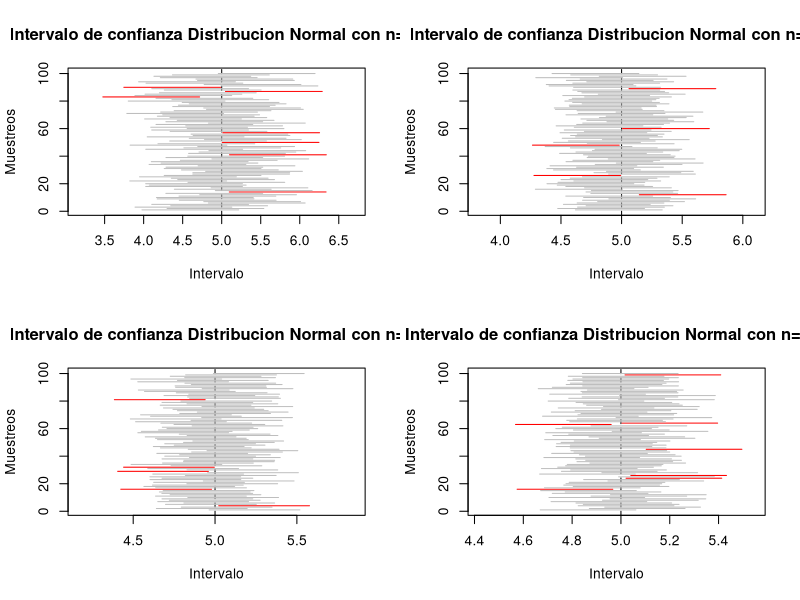

The R script that drew this image: (Note: a time limit stopped this script after it produced the figure.)

# Laboratorio 3 Metodos Estadisticos 

# Diana C. Arias Sinisterra
# Kevin S. Garcia Chica
# Cesar A. Saavedra Vanegas

#--------------- Punto 1 ---------------#

B <- 5000 ## número de experimentos
mu <- 5
sd <- 1
alpha <- 0.05
cuantil <- qnorm(1-alpha/2)

#---Para n=10---#
n1 <- 10 ## tamaño de muestra

muestras1 <- replicate(B, rnorm(n1, mu, sd))

calcula.el.intervalo1 <- function(columna) {
  
  m1 <- muestras1[, columna]
  
  sem1 <- sd(m1)/sqrt(length(m1))
  
  lim.inf1 <- mean(m1) - cuantil * sqrt(sd)/sqrt(n1)
  lim.sup1 <- mean(m1) + cuantil * sqrt(sd)/sqrt(n1)
  
  c(lim.inf1, lim.sup1)
}

#Cálculo de los nuevos intervalos#
c1=0
mis.intervalos1 <- matrix(rep(0, 10000), nrow = 2) ## matriz de ceros

for(i in 1:5000) {
  mis.intervalos1[,i] <- calcula.el.intervalo1(i)
  if (mis.intervalos1[1, i] <= mu && mis.intervalos1[2, i] >= mu){
    c1= c1+1
  }
  else{
    c1=c1
  }
}

Porcentaje1 <- c1/5000 #Proporcion de intervalos que atrapan al parametro

longitud1 <- numeric(length = B)
for (i in 1:B){
  longitud1[i]=(mis.intervalos1[2,i]-mis.intervalos1[1,i])
  longitudpro1=sum(longitud1)/B
}

#---Para n=30---#
n2 <- 30 ## tamaño de muestra

muestras2 <- replicate(B, rnorm(n2, mu, sd))

calcula.el.intervalo2 <- function(columna) {
  
  m2 <- muestras2[, columna]
  
  sem <- sd(m2)/sqrt(length(m2))
  
  lim.inf2 <- mean(m2) - cuantil * sqrt(sd)/sqrt(n2)
  lim.sup2 <- mean(m2) + cuantil * sqrt(sd)/sqrt(n2)
  
  c(lim.inf2, lim.sup2)
}

#Cálculo de los nuevos intervalos#
c2=0
mis.intervalos2 <- matrix(rep(0, 10000), nrow = 2) ## matriz de ceros

for(i in 1:5000) {
  mis.intervalos2[,i] <- calcula.el.intervalo2(i)
  if (mis.intervalos2[1, i] <= mu && mis.intervalos2[2, i] >= mu){
    c2= c2+1
  }
  else{
    c2=c2
  }
}

Porcentaje2 <- c2/5000 #Proporcion de intervalos que atrapan al parametro

longitud2 <- numeric(length = B)
for (i in 1:B){
  longitud2[i]=(mis.intervalos2[2,i]-mis.intervalos2[1,i])
  longitudpro2=sum(longitud2)/B
}

#---Para n=50---#
n3 <- 50 ## tamaño de muestra

muestras3 <- replicate(B, rnorm(n3, mu, sd))

calcula.el.intervalo3 <- function(columna) {
  
  m3 <- muestras3[, columna]
  
  sem <- sd(m3)/sqrt(length(m3))
  
  lim.inf3 <- mean(m3) - cuantil * sqrt(sd)/sqrt(n3)
  lim.sup3 <- mean(m3) + cuantil * sqrt(sd)/sqrt(n3)
  
  c(lim.inf3, lim.sup3)
}

#Cálculo de los nuevos intervalos#
c3=0
mis.intervalos3 <- matrix(rep(0, 10000), nrow = 2) ## matriz de ceros

for(i in 1:5000) {
  mis.intervalos3[,i] <- calcula.el.intervalo3(i)
  if (mis.intervalos3[1, i] <= mu && mis.intervalos3[2, i] >= mu){
    c3= c3+1
  }
  else{
    c3=c3
  }
}

Porcentaje3 <- c3/5000 #Proporcion de intervalos que atrapan al parametro

longitud3 <- numeric(length = B)
for (i in 1:B){
  longitud3[i]=(mis.intervalos3[2,i]-mis.intervalos3[1,i])
  longitudpro3=sum(longitud3)/B
}

#---Para n=100---#

n4 <- 100 ## tamaño de muestra

muestras4 <- replicate(B, rnorm(n4, mu, sd))

calcula.el.intervalo4 <- function(columna) {
  
  m4 <- muestras4[, columna]
  
  sem <- sd(m4)/sqrt(length(m4))
  
  lim.inf4 <- mean(m4) - cuantil * sqrt(sd)/sqrt(n4)
  lim.sup4 <- mean(m4) + cuantil * sqrt(sd)/sqrt(n4)
  
  c(lim.inf4, lim.sup4)
}

#Cálculo de los nuevos intervalos#
c4=0
mis.intervalos4 <- matrix(rep(0, 10000), nrow = 2) ## matriz de ceros

for(i in 1:5000) {
  mis.intervalos4[,i] <- calcula.el.intervalo4(i)
  if (mis.intervalos4[1, i] <= mu && mis.intervalos4[2, i] >= mu){
    c4= c4+1
  }
  else{
    c4=c4
  }
}

Porcentaje4 <- c4/5000 #Proporcion de intervalos que atrapan al parametro

longitud4 <- numeric(length = B)
for (i in 1:B){
  longitud4[i]=(mis.intervalos4[2,i]-mis.intervalos4[1,i])
  longitudpro4=sum(longitud4)/B
}

### Graficos ###
par(mfrow=c(2,2))
plot(1:100, type = "n",
     xlim = range(mis.intervalos1), main = "Intervalo de confianza Distribucion Normal con n=10",
     ylab = "Muestreos", xlab = "Intervalo")

abline(v = mu, lty = 2, col=("black"))

for(i in 1:100) {
  segments(mis.intervalos1[1,i], i, mis.intervalos1[2,i], i,
           col = ifelse(mis.intervalos1[1, i] < mu & mis.intervalos1[2, i] > mu, "gray", "red"))  
}

longitud1 <- numeric(length = B)
for (i in 1:B){
  longitud1[i]=(mis.intervalos1[2,i]-mis.intervalos1[1,i])
  longitudpro1=sum(longitud1)/B
}

plot(1:100, type = "n",
     xlim = range(mis.intervalos2), main = "Intervalo de confianza Distribucion Normal con n=30",
     ylab = "Muestreos", xlab = "Intervalo")

abline(v = mu, lty = 2, col=("black"))

for(i in 1:100) {
  segments(mis.intervalos2[1,i], i, mis.intervalos2[2,i], i,
           col = ifelse(mis.intervalos2[1, i] < mu & mis.intervalos2[2, i] > mu, "gray", "red"))  
}

plot(1:100, type = "n",
     xlim = range(mis.intervalos3), main = "Intervalo de confianza Distribucion Normal con n=50",
     ylab = "Muestreos", xlab = "Intervalo")

abline(v = mu, lty = 2, col=("black"))

for(i in 1:100) {
  segments(mis.intervalos3[1,i], i, mis.intervalos3[2,i], i,
           col = ifelse(mis.intervalos3[1, i] < mu & mis.intervalos3[2, i] > mu, "gray", "red"))  
}

plot(1:100, type = "n",
     xlim = range(mis.intervalos4), main = "Intervalo de confianza Distribucion Normal con n=100",
     ylab = "Muestreos", xlab = "Intervalo")

abline(v = mu, lty = 2, col=("black"))

for(i in 1:100) {
  segments(mis.intervalos4[1,i], i, mis.intervalos4[2,i], i,
           col = ifelse(mis.intervalos4[1, i] < mu & mis.intervalos4[2, i] > mu, "gray", "red"))  
}

#-------------------------------------------------------------#
# Para una Exponencial
B <- 5000 ## número de experimentos
n <- 100 ## tamaño de muestra
mu <- 5
sd <- 25
alpha <- 0.05
cuantil <- qexp(1-alpha/2)

muestras <- replicate(B, rexp(n, mu))


calcula.el.intervalo <- function(columna) {
  
  m <- muestras[, columna]
  
  sem <- sd(m)/sqrt(length(m))
  
  lim.inf <- mean(1/m) - cuantil * sqrt(sd)/sqrt(n)
  lim.sup <- mean(1/m) + cuantil * sqrt(sd)/sqrt(n)
  
  c(lim.inf, lim.sup)
}

#---Cálculo de los nuevos intervalos---#
c=0
mis.intervalos <- matrix(rep(0, 10000), nrow = 2) ## matriz de ceros

for(i in 1:5000) {
  mis.intervalos[,i] <- calcula.el.intervalo(i)
  if (mis.intervalos[1, i] <= mu && mis.intervalos[2, i] >= mu){
    c= c+1
  }
  else{
    c=c
  }
}

Porcentaje <- c/5000 #Proporcion de intervalos que atrapan al parametro

longitud <- numeric(length = B)
for (i in 1:B){
  longitud[i]=(mis.intervalos[2,i]-mis.intervalos[1,i])
  longitudpro=sum(longitud)/B
}

#--------------- Punto 4 ---------------#
  


#--------------- Punto 7 ---------------#
################   Parametros de las distribuciones #######################

k=100               ## Parametro de forma de la gamma
lambda_ga=0.5       ## Parametro de escala de la gamma
media=200           ## Media de la normal y parametro de locacion de laplace
sigma=sqrt(400)     ## Desviacion estandar de la normal
c=200 		    ## Parametro uniforme
d=600 		    ## Parametro uniforme

########################      distribucion normal    ##################################
cv_r=sigma/media    ## Coeficiente de variaciÛn
alpha=0.05          ## Trabajamos con un nivel de confianza del 0.05
nsim=5000           ## numero de simulaciones
nsim2=100          ## Numero de remuestras
n<-c(5,seq(10,100,10)) ## TamaÒo de muestras

tabla_sd<-matrix(nrow=11,ncol=6)               ## Matriz que almacena los 
colnames(tabla_sd)<-c("L.I 1","C.I 1", "L.I 2" #valores de la longitud media 
                      ,"C.I 2","L.I 3","C.I 3")#y la cobertura media de cada 
rownames(tabla_sd)<-c("5","10","20","30","40"  #intervalo para cada tamaÒo 
                      ,"50","60", "70","80",   #de muestra para la desviacion
                      "90","100")

tabla_cv<-matrix(nrow=11,ncol=8)               ## Matriz que almacena los 
colnames(tabla_cv)<-c("L.I 1","C.I 1", "L.I 2" #valores de la longitud media 
                      ,"C.I 2","L.I 3","C.I 3",#y la cobertura media de cada
                      "L.I 4", "C.I 4")        #intervalo para cada tamaÒo 
rownames(tabla_cv)<-c("5","10","20","30",      #de muestra para la desviacion
                      "40","50","60",
                      "70","80","90","100")

dist<-function(n,a,b){    ## Ditribucion a evaluar 
  x<-rnorm(n,a,b)
}

###################### Intevalos para la desviaciÛn #########################

for(l in 1:length(n)){
  a=0      
  b=0
  long1=0   ## Vector de longitudes para el estimador 1
  long2=0   ## Vector de longitudes para el estimador 2
  contador1=0
  contador2=0
  p=1/(2*sqrt(n[l]-4)) ##Proporcion para el promedio recortado
  for(m in 1:nsim){
    x<-dist(n[l],media,sigma)   ## Distribucion a evaluar
    
    ##Calcular ro4 #######
    
    for(j in 1:n[l]){    
      b= b+((x[j]-mean(x))^2)  ## Denominador de ro
    }
    for(i in 1:n[l]){
      a=a+(((x[i]-mean(x, trim=p))^4)/(b^2)) #### ro4/n
    }
    r=n[l]*a  ## Ro 4
    
    ##Calcular c
    c=n[l]/(n[l]+qnorm((alpha/2),0,1))
    
    ## Calcular se
    se=c*(sqrt(((r*(n[l]-3))/n[l])/(n[l]-1)))
    
    ##Limites de los intervalos 
    
    #### Intervalo 1
    
    li1=sqrt(exp(log(c*var(x))+(qnorm((alpha/2),0,1)*se))) ## Inferior
    ls1=sqrt(exp(log(c*var(x))+(qnorm((1-(alpha/2)),0,1)*se))) ## Superior
    
    ## Intervalo 2
    
    li2<-sqrt(((n[l]-1)*var(x))/qchisq(1-(alpha/2),n[l]-1)) ## Inferior
    ls2<-sqrt(((n[l]-1)*var(x))/qchisq((alpha/2),n[l]-1)) ## Superior
    
    ## Calculo de la longitud
    
    long1[m]<- ls1-li1 ##Longitud intervalo 1
    long2[m]<- ls2-li2 ## Longitud intervalo 2
    
    if (sigma>=li1 & sigma<=ls1){
      contador1= contador1+1}   
    
    if (sigma>=li2 & sigma<=ls2){
      contador2= contador2+1 }
  } 
  
  ## Almacenamos todos los valores para cada n en un matriz
  
  tabla_sd[l,1]=mean(long1)
  tabla_sd[l,3]=mean(long2)
  tabla_sd[l,2]=contador1/nsim
  tabla_sd[l,4]=contador2/nsim
}

##### Intervalo bootrap para la desviaciÛn estandar 

sd_boot=0  ## Vector para la distribcion de la desviaciÛn

for(m in 1:length(n)){
  long7=0  ## vector de longitudes
  contador7=0 
  for(l in 1:nsim){
    x<-dist(n[m],media,sigma) ## Muestra de la distribucon a evaluar
    for(j in 1:nsim2){
      mues_boot<-sample(x,n[m],replace=T) ## Muestras con reemplazo
      sd_boot[j]= sd(mues_boot)}
    li7=quantile(sd_boot, (alpha/2))  #limite inferior
    ls7=quantile(sd_boot, 1-(alpha/2)) #limite superior
    
    long7[l]=ls7-li7  ## Calculo de la longitud
    
    if(sigma>=li7 & sigma<=ls7){
      contador7=contador7+1}   
  }
  tabla_sd[m,5]=mean(long7)  ## Longitud promedio
  tabla_sd[m,6]=contador7/nsim ## Cobertura
}

tabla_sd
############ Intervalos de confianza para CV #######################

for(j in 1:length(n)){
  long3=0  ## Vector de longitudes para el intervalo 1
  long4=0  ## Vector de longitudes para el intervalo 2 
  long5=0  ## Vector de longitudes para el intervalo 3
  contador3=0
  contador4=0
  contador5=0
  
  for(i in 1:nsim){ 
    x<-dist(n[j],media,sigma) ## distribucion a evaluar
    
    cv= sd(x)/mean(x)  ## Coeficiente de varianciÛn estiamado
    
    ## Inverlo 1
    li3=cv+(qnorm((alpha/2),0,1)*sqrt(1/(n[j]-1))*(cv^2)*(0.5+(cv^2)))
    ls3=cv+(qnorm(1-(alpha/2),0,1)*sqrt(1/(n[j]-1))*(cv^2)*(0.5+(cv^2)))
    
    ## Intervalo 2
    li4=((sqrt((n[j]-1))*cv)/(sqrt(qchisq(1-(alpha/2),n[j]-1))))
    ls4=((sqrt((n[j]-1))*cv)/(sqrt(qchisq((alpha/2),n[j]-1))))
    
    ## Intervalo 3
    li5=cv+(qnorm((alpha/2),0,1)*(sqrt((cv^4)+0.5*(cv^2))/sqrt(n[j])))
    ls5=cv+(qnorm(1-(alpha/2),0,1)*(sqrt((cv^4)+0.5*(cv^2))/sqrt(n[j])))
    
    ## Calculo de la Longitud
    
    long3[i]=ls3-li3
    long4[i]=ls4-li4
    long5[i]=ls5-li5
    
    # Calculo de la Cobertura para cada intervalo 
    if (cv_r>=li3 & cv_r<=ls3){
      contador3= contador3+1}
    
    if (cv_r>=li4 & cv_r<=ls4){
      contador4= contador4+1}
    
    if (cv_r>=li5 & cv_r<=ls5){
      contador5= contador5+1}
  }
  
  tabla_cv[j,1]=mean(long3)
  tabla_cv[j,3]=mean(long4)
  tabla_cv[j,5]=mean(long5)
  tabla_cv[j,2]=contador3/nsim
  tabla_cv[j,4]=contador4/nsim
  tabla_cv[j,6]=contador5/nsim
}

##### Intervalo bootrap para el coeficiente de variaciÛn ###############
cv_boot=0

for(m in 1:length(n)){
  cober6=0
  long6=0
  contador6=0
  for(l in 1:nsim){
    x<-dist(n[m],media,sigma)
    for(j in 1:nsim2){
      mues_boot<-sample(x,n[m],replace=T) ## Muestras con reemplazo
      cv_boot[j]= sd(mues_boot)/mean(mues_boot) }
    li6=quantile(cv_boot, (alpha/2))
    ls6=quantile(cv_boot, 1-(alpha/2))
    
    long6[l]=ls6-li6
    
    if(cv_r>=li6 & cv_r<=ls6){
      contador6=contador6+1}   
  }
  tabla_cv[m,7]=mean(long6)
  tabla_cv[m,8]=contador6/nsim
}
####### Graficas ########
par(mfrow=c(1,2))
plot(tabla_sd[,2],main="Cobertura de los intervalos para sd
     en la distribucion Normal",col="red",type="o",
     xaxt='n',ylim=c(0,1),pch=5,xlab="Tamaño muestra",
     ylab="Proporcion de aceptados")
axis(1,1:length(n),n)
lines(tabla_sd[,4],col="blue",type="o")
lines(tabla_sd[,6],type="b")
abline(h=1-alpha,col="green")
legend(5,0.7,c("alpha","estimador 1","estimador 2","Bootstrap"),
       col=c("green","red","blue","black"),lty=c(1,1),cex=0.8)

plot(tabla_sd[,1],main="Longitud de los intervalos para sd
     en la distribucion Normal",col="red",type="o",
     xaxt='n',ylim=c(0,max(tabla_sd[,1])),pch=5,xlab="Tamaño muestra",
     ylab="Longitud")
axis(1,1:length(n),n)
lines(tabla_sd[,3],col="blue",type="o")
lines(tabla_sd[,5],type="b")
legend(5,90,c("estimador 1","estimador 2","Bootstrap"),
       col=c("red","blue","black"),lty=c(1,1),cex=0.8 )

par(mfrow=c(1,2))
plot(tabla_cv[,2],main="Cobertura de los intervalos para CV
     en la distribucion Normal",col="red",type="o",
     xaxt='n',ylim=c(0,1),pch=5,xlab="Tamaño muestra",
     ylab="Proporcion de aceptados")
axis(1,1:length(n),n)
lines(tabla_cv[,4],col="blue",type="o")
lines(tabla_cv[,6],type="b")
lines(tabla_cv[,8], col="purple", type="o")
abline(h=1-alpha,col="green")
legend(5,0.85,c("alpha","estimador 1","estimador 2","estimador 3","Bootstrap"),
       col=c("green","red","blue","purple","black"),lty=c(1,1),cex=0.8)

plot(tabla_cv[,1],main="Longitud de los intervalos para CV
     en la distribucion Normal",col="red",type="o",
     xaxt='n',ylim=c(0,max(tabla_cv)),pch=5,xlab="Tamaño muestra",
     ylab="Longitud")
axis(1,1:length(n),n)
lines(tabla_cv[,3],col="blue",type="o")
lines(tabla_cv[,5],type="b")
lines(tabla_cv[,7], col="purple", type="o")
legend(5,0.85,c("estimador 1","estimador 2","estimador 3","Bootstrap"),
       col=c("red","blue","purple","black"),lty=c(1,1),cex=0.8) 

################ distribucion Gamma #######################
tabla_cv<-matrix(nrow=11,ncol=8)               ## Matriz que almacena los 
colnames(tabla_cv)<-c("L.I 1","C.I 1", "L.I 2" #valores de la longitud media 
                      ,"C.I 2","L.I 3","C.I 3",#y la cobertura media de cada
                      "L.I 4", "C.I 4")        #intervalo para cada tamaÒo 
rownames(tabla_cv)<-c("5","10","20","30",      #de muestra para la desviacion
                      "40","50","60",
                      "70","80","90","100")
tabla_sd<-matrix(nrow=11,ncol=6)               ## Matriz que almacena los 
colnames(tabla_sd)<-c("L.I 1","C.I 1", "L.I 2" #valores de la longitud media 
                      ,"C.I 2","L.I 3","C.I 3")#y la cobertura media de cada 
rownames(tabla_sd)<-c("5","10","20","30","40"  #intervalo para cada tamaÒo 
                      ,"50","60", "70","80",   #de muestra para la desviacion
                      "90","100")

alpha=0.05
k=100               ## Parametro de forma de la gamma
lambda_ga=0.5       ## Parametro de escala de la gamma
sigma=sqrt(400) 
cv_g=1/sqrt(100) 
nsim=5000           ## numero de simulaciones
nsim2=100          ## Numero de remuestras
n<-c(5,seq(10,100,10)) ## TamaÒo de muestras

for(l in 1:length(n)){
  a=0      
  b=0
  long1=0   ## Vector de longitudes para el estimador 1
  long2=0   ## Vector de longitudes para el estimador 2
  contador1=0
  contador2=0
  p=1/(2*sqrt(n[l]-4)) ##Proporcion para el promedio recortado
  for(m in 1:nsim){
    x<-rgamma(n[l],shape=k,scale=lambda_ga)  ## Distribucion a evaluar
    
    ##Calcular ro4 #######
    
    for(j in 1:n[l]){    
      b= b+((x[j]-mean(x))^2)  ## Denominador de ro
    }
    for(i in 1:n[l]){
      a=a+(((x[i]-mean(x, trim=p))^4)/(b^2)) #### ro4/n
    }
    r=n[l]*a  ## Ro 4
    
    ##Calcular c
    c=n[l]/(n[l]+qnorm((alpha/2),0,1))
    
    ## Calcular se
    se=c*(sqrt(((r*(n[l]-3))/n[l])/(n[l]-1)))
    
    ##Limites de los intervalos 
    
    #### Intervalo 1
    
    li1=sqrt(exp(log(c*var(x))+(qnorm((alpha/2),0,1)*se))) ## Inferior
    ls1=sqrt(exp(log(c*var(x))+(qnorm((1-(alpha/2)),0,1)*se))) ## Superior
    
    ## Intervalo 2
    
    li2<-sqrt(((n[l]-1)*var(x))/qchisq(1-(alpha/2),n[l]-1)) ## Inferior
    ls2<-sqrt(((n[l]-1)*var(x))/qchisq((alpha/2),n[l]-1)) ## Superior
    
    ## Calculo de la longitud
    
    long1[m]<- ls1-li1 ##Longitud intervalo 1
    long2[m]<- ls2-li2 ## Longitud intervalo 2
    
    if (sigma>=li1 & sigma<=ls1){
      contador1= contador1+1}   
    
    if (sigma>=li2 & sigma<=ls2){
      contador2= contador2+1 }
  } 
  
  ## Almacenamos todos los valores para cada n en un matriz
  
  tabla_sd[l,1]=mean(long1)
  tabla_sd[l,3]=mean(long2)
  tabla_sd[l,2]=contador1/nsim
  tabla_sd[l,4]=contador2/nsim
}

##### Intervalo bootrap para la desviaciÛn estandar 

sd_boot=0  ## Vector para la distribcion de la desviaciÛn

for(m in 1:length(n)){
  long7=0  ## vector de longitudes
  contador7=0 
  for(l in 1:nsim){
    x<-rgamma(n[m],shape=k,scale=lambda_ga) ## Muestra de la distribucon a evaluar
    for(j in 1:nsim2){
      mues_boot<-sample(x,n,replace=T) ## Muestras con reemplazo
      sd_boot[j]= sd(mues_boot)}
    li7=quantile(sd_boot, (alpha/2))  #limite inferior
    ls7=quantile(sd_boot, 1-(alpha/2)) #limite superior
    
    long7[l]=ls7-li7  ## Calculo de la longitud
    if(sigma>=li7 & sigma<=ls7){
      contador7=contador7+1}   
  }
  tabla_sd[m,5]=mean(long7)  ## Longitud promedio
  tabla_sd[m,6]=contador7/nsim ## Cobertura
}

tabla_sd
############ Intervalos de confianza para CV #######################

for(j in 1:length(n)){
  long3=0  ## Vector de longitudes para el intervalo 1
  long4=0  ## Vector de longitudes para el intervalo 2 
  long5=0  ## Vector de longitudes para el intervalo 3
  contador3=0
  contador4=0
  contador5=0
  
  for(i in 1:nsim){ 
    x<-rgamma(n[j],shape=k,scale=lambda_ga) ## distribucion a evaluar
    
    cv= sd(x)/mean(x)  ## Coeficiente de varianciÛn estiamado
    
    ## Inverlo 1
    li3=cv+(qnorm((alpha/2),0,1)*sqrt(1/(n[j]-1))*(cv^2)*(0.5+(cv^2)))
    ls3=cv+(qnorm(1-(alpha/2),0,1)*sqrt(1/(n[j]-1))*(cv^2)*(0.5+(cv^2)))
    
    ## Intervalo 2
    li4=((sqrt((n[j]-1))*cv)/(sqrt(qchisq(1-(alpha/2),n[j]-1))))
    ls4=((sqrt((n[j]-1))*cv)/(sqrt(qchisq((alpha/2),n[j]-1))))
    
    ## Intervalo 3
    li5=cv+(qnorm((alpha/2),0,1)*(sqrt((cv^4)+0.5*(cv^2))/sqrt(n[j])))
    ls5=cv+(qnorm(1-(alpha/2),0,1)*(sqrt((cv^4)+0.5*(cv^2))/sqrt(n[j])))
    
    ## Calculo de la Longitud
    
    long3[i]=ls3-li3
    long4[i]=ls4-li4
    long5[i]=ls5-li5
    
    # Calculo de la Cobertura para cada intervalo 
    if (cv_g>=li3 & cv_g<=ls3){
      contador3= contador3+1}
    
    if (cv_g>=li4 & cv_g<=ls4){
      contador4= contador4+1}
    
    if (cv_g>=li5 & cv_g<=ls5){
      contador5= contador5+1}
  }
  
  tabla_cv[j,1]=mean(long3)
  tabla_cv[j,3]=mean(long4)
  tabla_cv[j,5]=mean(long5)
  tabla_cv[j,2]=contador3/nsim
  tabla_cv[j,4]=contador4/nsim
  tabla_cv[j,6]=contador5/nsim
}

##### Intervalo bootrap para el coeficiente de variaciÛn ###############
cv_boot=0

for(m in 1:length(n)){
  cober6=0
  long6=0
  contador6=0
  for(l in 1:nsim){
    x<-rgamma(n[m],shape=k,scale=lambda_ga)
    for(j in 1:nsim2){
      mues_boot<-sample(x,n,replace=T) ## Muestras con reemplazo
      cv_boot[j]= sd(mues_boot)/mean(mues_boot) }
    li6=quantile(cv_boot, (alpha/2))
    ls6=quantile(cv_boot, 1-(alpha/2))
    
    long6[l]=ls6-li6
    
    if(cv_g>=li6 & cv_g<=ls6){
      contador6=contador6+1}   
  }
  tabla_cv[m,7]=mean(long6)
  tabla_cv[m,8]=contador6/nsim
}

####### Graficas ########
par(mfrow=c(1,2))
plot(tabla_sd[,2],main="Cobertura de los intervalos para sd
     en la distribucion Gamma",col="red",type="o",
     xaxt='n',ylim=c(0.6,1),pch=5,xlab="Tamaño de muestra",
     ylab="Proporcion de aceptados")
axis(1,1:length(n),n)
lines(tabla_sd[,4],col="blue",type="o")
lines(tabla_sd[,6],type="b")
abline(h=1-alpha,col="green")
legend(5,0.85,c("alpha","estimador 1","estimador 2","Bootstrap"),
       col=c("green","red","blue","black"),lty=c(1,1),cex=0.8)

plot(tabla_sd[,1],main="Longitud de los intervalos para sd
     en la distribucion Gamma",col="red",type="o",
     xaxt='n',ylim=c(0,max(tabla_sd[,1])),pch=5,xlab="Tamaño de muestra",
     ylab="Proporcion de aceptados")
axis(1,1:length(n),n)
lines(tabla_sd[,3],col="blue",type="o")
lines(tabla_sd[,5],type="b")
legend(5,15,c("estimador 1","estimador 2","Bootstrap"),
       col=c("red","blue","black"),lty=c(1,1),cex=0.8)

par(mfrow=c(1,2))
plot(tabla_cv[,2],main="Cobertura de los intervalos para CV
     en la distribucion Gamma",col="red",type="o",
     xaxt='n',ylim=c(0,1),pch=5,xlab="Tamaño de muestra",
     ylab="Proporcion de aceptados")
axis(1,1:length(n),n)
lines(tabla_cv[,4],col="blue",type="o")
lines(tabla_cv[,6],type="b")
lines(tabla_cv[,8], col="purple", type="o")
abline(h=1-alpha,col="green")
legend(5,0.85,c("alpha","estimador 1","estimador 2","estimador 3","Bootstrap"),
       col=c("green","red","blue","purple","black"),lty=c(1,1),cex=0.8)

plot(tabla_cv[,1],main="Longitud de los intervalos para CV
     en la distribucion Gamma",col="red",type="o",
     xaxt='n',ylim=c(0,max(tabla_cv)),pch=5,xlab="Tamaño de muestra",
     ylab="Proporcion de aceptados")
axis(1,1:length(n),n)
lines(tabla_cv[,3],col="blue",type="o")
lines(tabla_cv[,5],type="b")
lines(tabla_cv[,7], col="purple", type="o")
legend(5,0.85,c("estimador 1","estimador 2","estimador 3","Bootstrap"),
       col=c("red","blue","purple","black"),lty=c(1,1),cex=0.8) 

########################     distribucion Uniforme   ##################################
cv_r=sigma/media    ## Coeficiente de variaciÛn
alpha=0.05          ## Trabajamos con un nivel de confianza del 0.05
nsim=5000           ## numero de simulaciones
nsim2=100          ## Numero de remuestras
n<-c(5,seq(10,100,10)) ## TamaÒo de muestras

tabla_sd<-matrix(nrow=11,ncol=6)               ## Matriz que almacena los 
colnames(tabla_sd)<-c("L.I 1","C.I 1", "L.I 2" #valores de la longitud media 
                      ,"C.I 2","L.I 3","C.I 3")#y la cobertura media de cada 
rownames(tabla_sd)<-c("5","10","20","30","40"  #intervalo para cada tamaÒo 
                      ,"50","60", "70","80",   #de muestra para la desviacion
                      "90","100")

tabla_cv<-matrix(nrow=11,ncol=8)               ## Matriz que almacena los 
colnames(tabla_cv)<-c("L.I 1","C.I 1", "L.I 2" #valores de la longitud media 
                      ,"C.I 2","L.I 3","C.I 3",#y la cobertura media de cada
                      "L.I 4", "C.I 4")        #intervalo para cada tamaÒo 
rownames(tabla_cv)<-c("5","10","20","30",      #de muestra para la desviacion
                      "40","50","60",
                      "70","80","90","100")

dist<-function(n,a,b){    ## Ditribucion a evaluar 
  x<-runif(n,a,b)
}

###################### Intevalos para la desviaciÛn #########################

for(l in 1:length(n)){
  a=0      
  b=0
  long1=0   ## Vector de longitudes para el estimador 1
  long2=0   ## Vector de longitudes para el estimador 2
  contador1=0
  contador2=0
  p=1/(2*sqrt(n[l]-4)) ##Proporcion para el promedio recortado
  for(m in 1:nsim){
    x<-dist(n[l],c,d)   ## Distribucion a evaluar
    
    ##Calcular ro4 #######
    
    for(j in 1:n[l]){    
      b= b+((x[j]-mean(x))^2)  ## Denominador de ro
    }
    for(i in 1:n[l]){
      a=a+(((x[i]-mean(x, trim=p))^4)/(b^2)) #### ro4/n
    }
    r=n[l]*a  ## Ro 4
    
    ##Calcular c
    c=n[l]/(n[l]+qnorm((alpha/2),0,1))
    
    ## Calcular se
    se=c*(sqrt(((r*(n[l]-3))/n[l])/(n[l]-1)))
    
    ##Limites de los intervalos 
    
    #### Intervalo 1
    
    li1=sqrt(exp(log(c*var(x))+(qnorm((alpha/2),0,1)*se))) ## Inferior
    ls1=sqrt(exp(log(c*var(x))+(qnorm((1-(alpha/2)),0,1)*se))) ## Superior
    
    ## Intervalo 2
    
    li2<-sqrt(((n[l]-1)*var(x))/qchisq(1-(alpha/2),n[l]-1)) ## Inferior
    ls2<-sqrt(((n[l]-1)*var(x))/qchisq((alpha/2),n[l]-1)) ## Superior
    
    ## Calculo de la longitud
    
    long1[m]<- ls1-li1 ##Longitud intervalo 1
    long2[m]<- ls2-li2 ## Longitud intervalo 2
    
    if (sigma>=li1 & sigma<=ls1){
      contador1= contador1+1}   
    
    if (sigma>=li2 & sigma<=ls2){
      contador2= contador2+1 }
  } 
  
  ## Almacenamos todos los valores para cada n en un matriz
  
  tabla_sd[l,1]=mean(long1)
  tabla_sd[l,3]=mean(long2)
  tabla_sd[l,2]=contador1/nsim
  tabla_sd[l,4]=contador2/nsim
}

##### Intervalo bootrap para la desviaciÛn estandar 

sd_boot=0  ## Vector para la distribcion de la desviaciÛn

for(m in 1:length(n)){
  long7=0  ## vector de longitudes
  contador7=0 
  for(l in 1:nsim){
    x<-dist(n[m],c,d) ## Muestra de la distribucon a evaluar
    for(j in 1:nsim2){
      mues_boot<-sample(x,n[m],replace=T) ## Muestras con reemplazo
      sd_boot[j]= sd(mues_boot)}
    li7=quantile(sd_boot, (alpha/2))  #limite inferior
    ls7=quantile(sd_boot, 1-(alpha/2)) #limite superior
    
    long7[l]=ls7-li7  ## Calculo de la longitud
    
    if(sigma>=li7 & sigma<=ls7){
      contador7=contador7+1}   
  }
  tabla_sd[m,5]=mean(long7)  ## Longitud promedio
  tabla_sd[m,6]=contador7/nsim ## Cobertura
}

tabla_sd
############ Intervalos de confianza para CV #######################

for(j in 1:length(n)){
  long3=0  ## Vector de longitudes para el intervalo 1
  long4=0  ## Vector de longitudes para el intervalo 2 
  long5=0  ## Vector de longitudes para el intervalo 3
  contador3=0
  contador4=0
  contador5=0
  
  for(i in 1:nsim){ 
    x<-dist(n[j],c,d) ## distribucion a evaluar
    
    cv= sd(x)/mean(x)  ## Coeficiente de varianciÛn estiamado
    
    ## Inverlo 1
    li3=cv+(qnorm((alpha/2),0,1)*sqrt(1/(n[j]-1))*(cv^2)*(0.5+(cv^2)))
    ls3=cv+(qnorm(1-(alpha/2),0,1)*sqrt(1/(n[j]-1))*(cv^2)*(0.5+(cv^2)))
    
    ## Intervalo 2
    li4=((sqrt((n[j]-1))*cv)/(sqrt(qchisq(1-(alpha/2),n[j]-1))))
    ls4=((sqrt((n[j]-1))*cv)/(sqrt(qchisq((alpha/2),n[j]-1))))
    
    ## Intervalo 3
    li5=cv+(qnorm((alpha/2),0,1)*(sqrt((cv^4)+0.5*(cv^2))/sqrt(n[j])))
    ls5=cv+(qnorm(1-(alpha/2),0,1)*(sqrt((cv^4)+0.5*(cv^2))/sqrt(n[j])))
    
    ## Calculo de la Longitud
    
    long3[i]=ls3-li3
    long4[i]=ls4-li4
    long5[i]=ls5-li5
    
    # Calculo de la Cobertura para cada intervalo 
    if (cv_r>=li3 & cv_r<=ls3){
      contador3= contador3+1}
    
    if (cv_r>=li4 & cv_r<=ls4){
      contador4= contador4+1}
    
    if (cv_r>=li5 & cv_r<=ls5){
      contador5= contador5+1}
  }
  
  tabla_cv[j,1]=mean(long3)
  tabla_cv[j,3]=mean(long4)
  tabla_cv[j,5]=mean(long5)
  tabla_cv[j,2]=contador3/nsim
  tabla_cv[j,4]=contador4/nsim
  tabla_cv[j,6]=contador5/nsim
}

##### Intervalo bootrap para el coeficiente de variaciÛn ###############
cv_boot=0

for(m in 1:length(n)){
  cober6=0
  long6=0
  contador6=0
  for(l in 1:nsim){
    x<-dist(n[m],c,d)
    for(j in 1:nsim2){
      mues_boot<-sample(x,n[m],replace=T) ## Muestras con reemplazo
      cv_boot[j]= sd(mues_boot)/mean(mues_boot) }
    li6=quantile(cv_boot, (alpha/2))
    ls6=quantile(cv_boot, 1-(alpha/2))
    
    long6[l]=ls6-li6
    
    if(cv_r>=li6 & cv_r<=ls6){
      contador6=contador6+1}   
  }
  tabla_cv[m,7]=mean(long6)
  tabla_cv[m,8]=contador6/nsim
}
####### Graficas ########
par(mfrow=c(1,2))
plot(tabla_sd[,2],main="Cobertura de los intervalos para sd
     en la distribucion uniforme",col="red",type="o",
     xaxt='n',ylim=c(0,1),pch=5,xlab="Tamaño de muestra",
     ylab="Proporcion de aceptados")
axis(1,1:length(n),n)
lines(tabla_sd[,4],col="blue",type="o")
lines(tabla_sd[,6],type="b")
abline(h=1-alpha,col="green")
legend(5,0.7,c("alpha","estimador 1","estimador 2","Bootstrap"),
       col=c("green","red","blue","black"),lty=c(1,1),cex=0.8)

plot(tabla_sd[,1],main="Longitud de los intervalos para sd
     en la distribucion uniforme",col="red",type="o",
     xaxt='n',ylim=c(0,max(tabla_sd[,1])),pch=5,xlab="Tamaño de muestra",
     ylab="Longitud")
axis(1,1:length(n),n)
lines(tabla_sd[,3],col="blue",type="o")
lines(tabla_sd[,5],type="b")
legend(5,550,c("estimador 1","estimador 2","Bootstrap"),
       col=c("red","blue","black"),lty=c(1,1),cex=0.8 )

par(mfrow=c(1,2))
plot(tabla_cv[,2],main="Cobertura de los intervalos para CV
     en la distribucion uniforme",col="red",type="o",
     xaxt='n',ylim=c(0,1),pch=5,xlab="Tamaño de muestra",
     ylab="Proporcion de aceptados")
axis(1,1:length(n),n)
lines(tabla_cv[,4],col="blue",type="o")
lines(tabla_cv[,6],type="b")
lines(tabla_cv[,8], col="purple", type="o")
abline(h=1-alpha,col="green")
legend(5,250,c("alpha","estimador 1","estimador 2","estimador 3","Bootstrap"),
       col=c("green","red","blue","purple","black"),lty=c(1,1),cex=0.8)

plot(tabla_cv[,1],main="Longitud de los intervalos para CV
     en la distribuciÛn uniforme",col="red",type="o",
     xaxt='n',ylim=c(0,max(tabla_cv)),pch=5,xlab="Tamaño de muestra",
     ylab="Longitud")
axis(1,1:length(n),n)
lines(tabla_cv[,3],col="blue",type="o")
lines(tabla_cv[,5],type="b")
lines(tabla_cv[,7], col="purple", type="o")
legend(5,0.85,c("estimador 1","estimador 2","estimador 3","Bootstrap"),
       col=c("red","blue","purple","black"),lty=c(1,1),cex=0.8)
